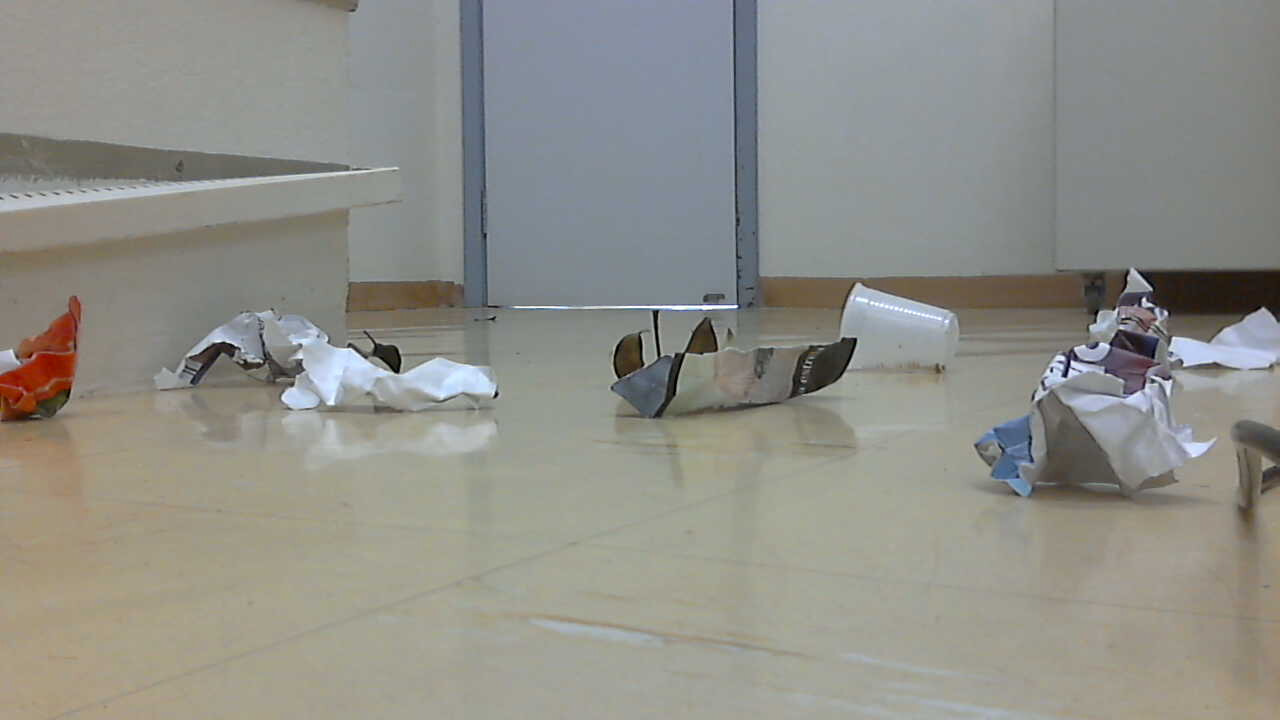
#> input picture cascade_testing/img4.jpg, 1280 x 720 px
$ python test.py
#> lines starting #> are read from the running program, lines starting #| are printed output that depends on the picture

import numpy as np
import cv2

garbage_cascade = cv2.CascadeClassifier('cascade16-11-2017.xml')
garbage_cascade2 = cv2.CascadeClassifier('cascade15-11-2017.xml')

img = cv2.imread('img4.jpg')
#> img is the input picture: shape (720, 1280, 3); mean B, G, R 137.1, 143.4, 143.4
gray = cv2.cvtColor(img, cv2.COLOR_BGR2GRAY)
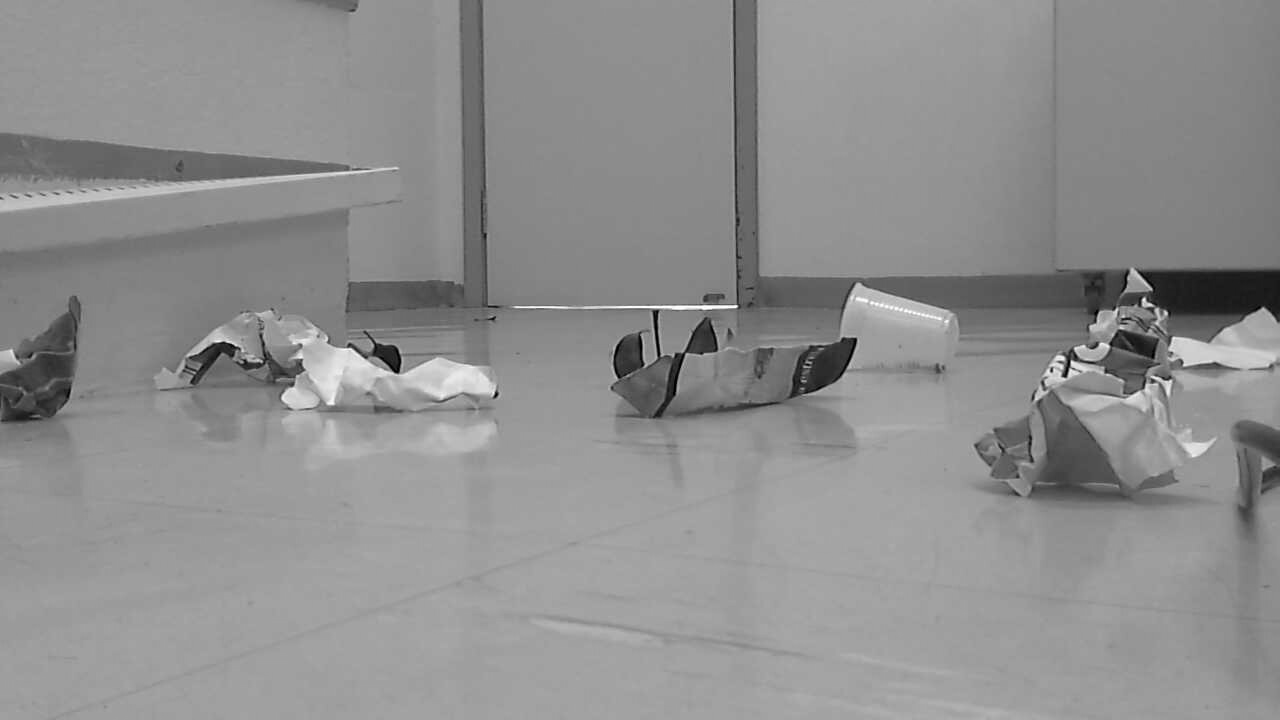
#> gray: shape (720, 1280); min 0, max 255, mean 142.7

garbage = garbage_cascade.detectMultiScale(gray, 1.3, 5)
#> garbage = ()

garbage2 = garbage_cascade2.detectMultiScale(gray, 1.3, 5)
#> garbage2 = ()

for (x,y,w,h) in garbage:
    cv2.rectangle(img,(x,y),(x+w,y+h),(255,0,0),2)
    roi_gray = gray[y:y+h, x:x+w]
    roi_color = img[y:y+h, x:x+w]
#> this loop made 0 passes

for (x,y,w,h) in garbage2:
    cv2.rectangle(img,(x,y),(x+w,y+h),(255,0,0),2)
    roi_gray = gray[y:y+h, x:x+w]
    roi_color = img[y:y+h, x:x+w]

print("Cascade 16-11:")
print(garbage)
print("Cascade 15-11:")
print(garbage2)
cv2.imshow('image',img)
cv2.waitKey(0)
cv2.destroyAllWindows()

$ run again, with cascade_testing/img2.jpg copied over cascade_testing/img4.jpg
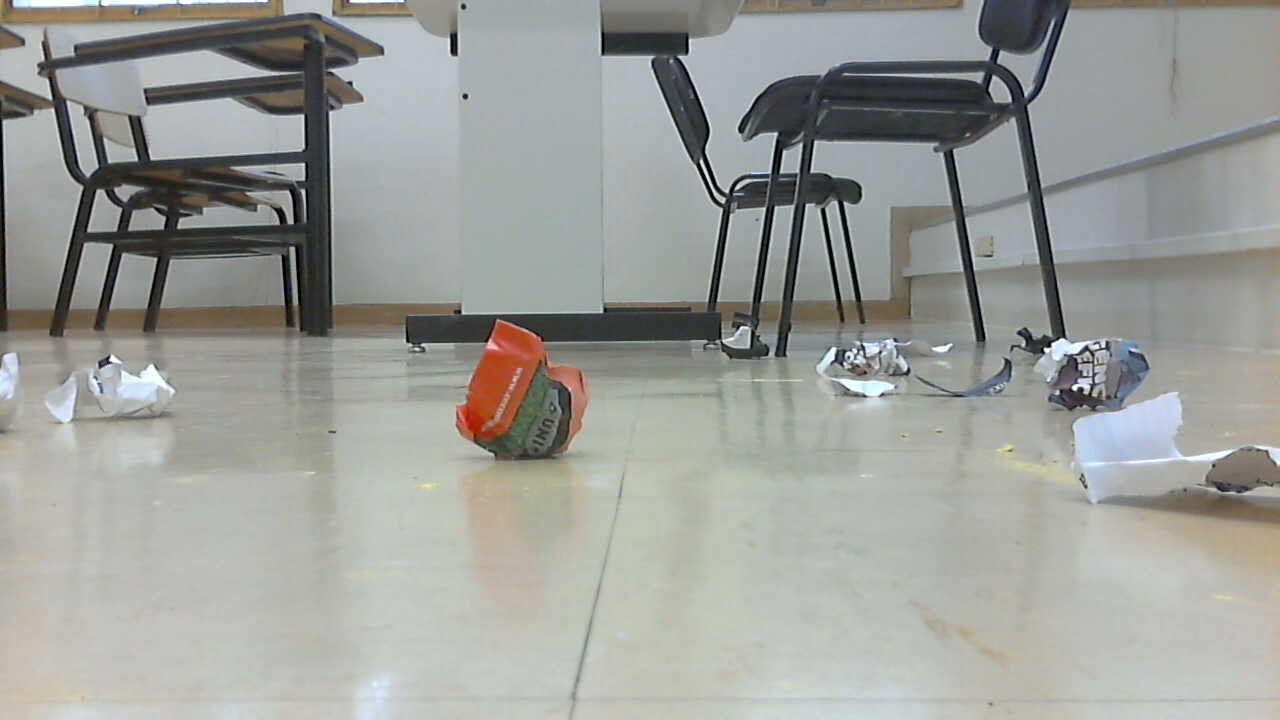
#> input picture cascade_testing/img2.jpg, 1280 x 720 px
#> img is the input picture: shape (720, 1280, 3); mean B, G, R 154, 158.2, 156.3
#> `gray = cv2.cvtColor(img, cv2.COLOR_BGR2GRAY)`:
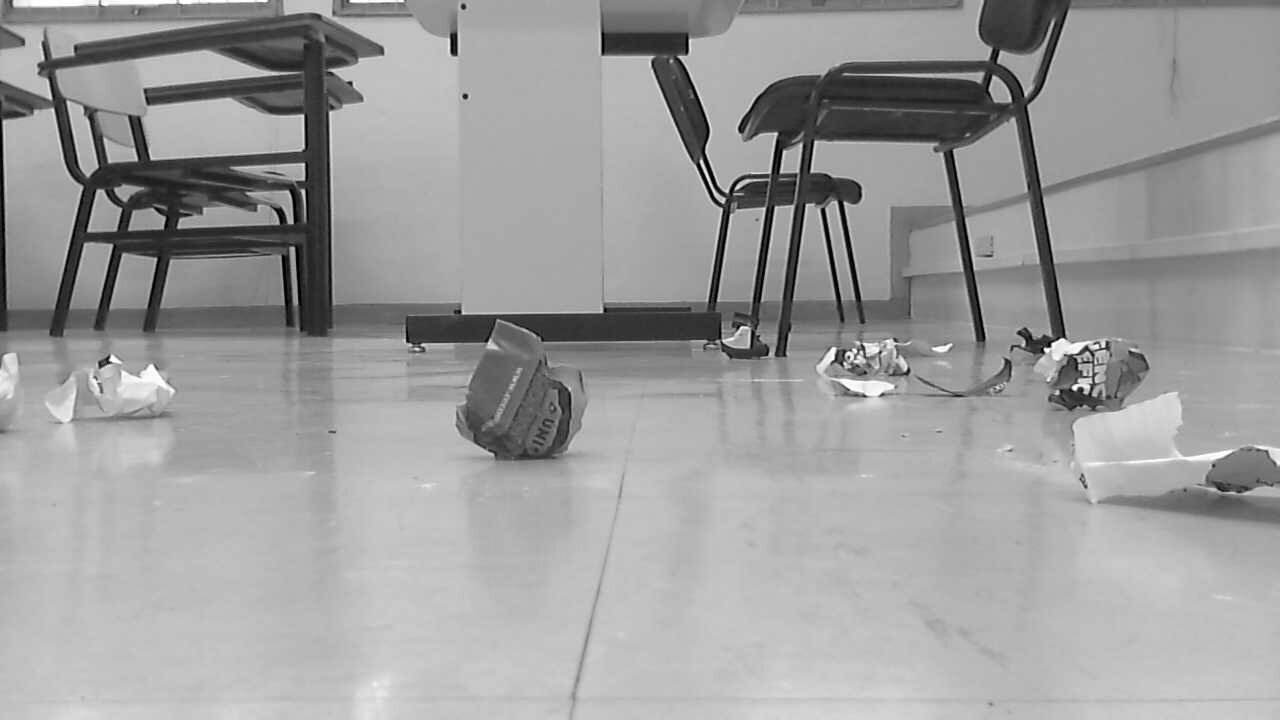
#> gray: shape (720, 1280); min 0, max 255, mean 157.2
#> garbage = ()

$ run again, with cascade_testing/img3.jpg copied over cascade_testing/img4.jpg
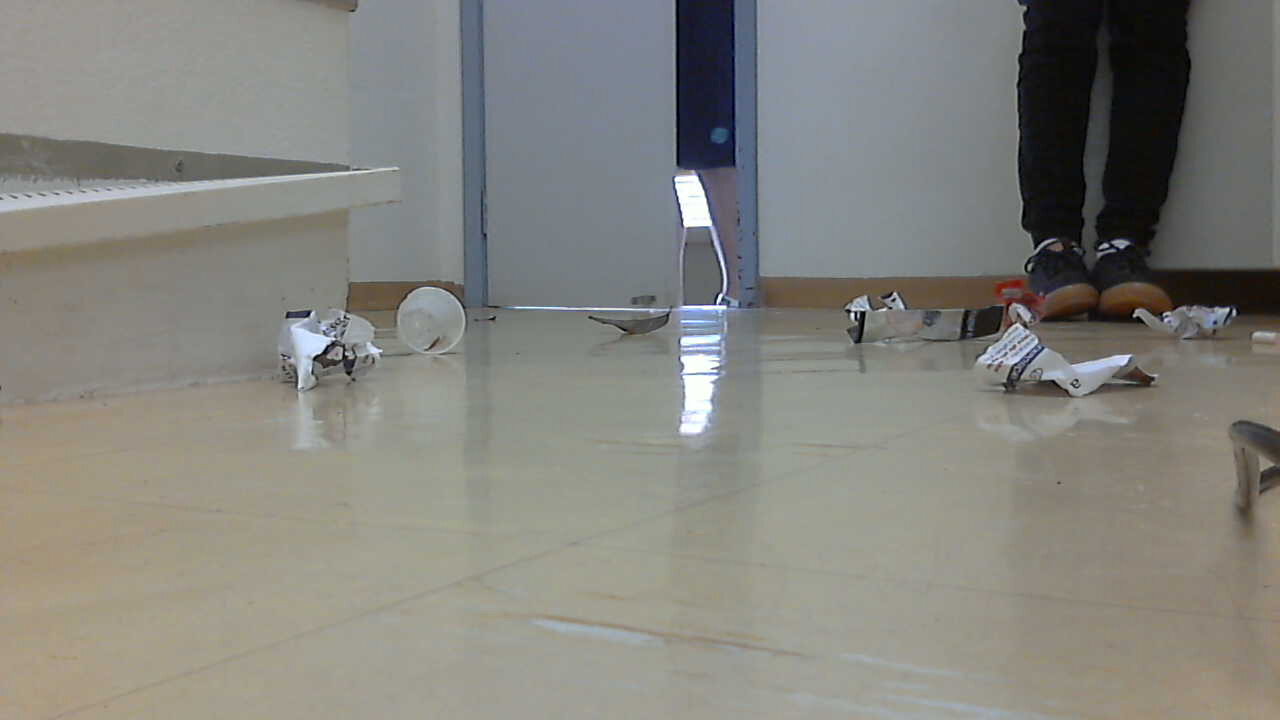
#> input picture cascade_testing/img3.jpg, 1280 x 720 px
#> img is the input picture: shape (720, 1280, 3); mean B, G, R 126.2, 131.9, 132.2
#> `gray = cv2.cvtColor(img, cv2.COLOR_BGR2GRAY)`:
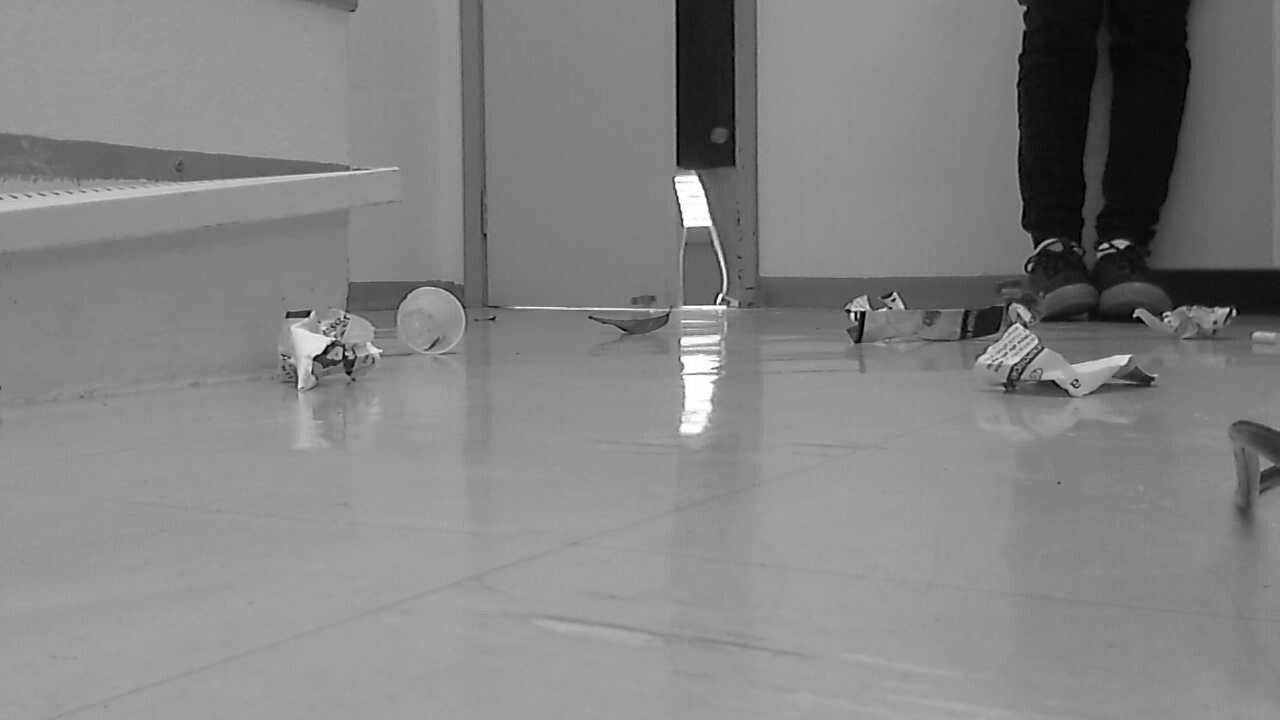
#> gray: shape (720, 1280); min 0, max 255, mean 131.3
#> garbage = ()
